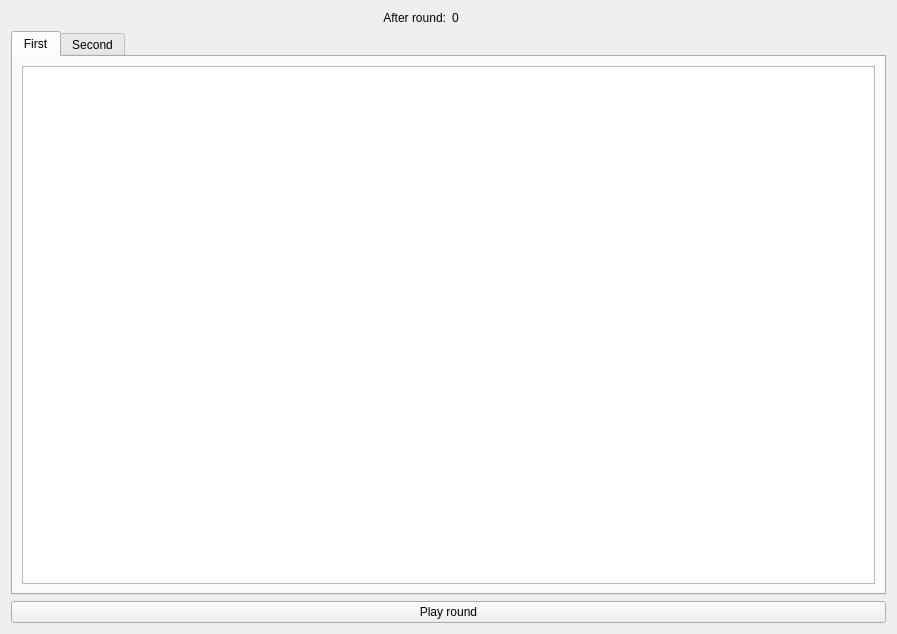
<?xml version="1.0" encoding="UTF-8"?>
<ui version="4.0">
 <class>TwoLevelLeague</class>
 <widget class="QWidget" name="TwoLevelLeague">
  <property name="geometry">
   <rect>
    <x>0</x>
    <y>0</y>
    <width>897</width>
    <height>634</height>
   </rect>
  </property>
  <property name="windowTitle">
   <string>2-Level League</string>
  </property>
  <layout class="QGridLayout" name="gridLayout">
   <item row="0" column="0">
    <widget class="QLabel" name="label">
     <property name="text">
      <string>After round:</string>
     </property>
     <property name="alignment">
      <set>Qt::AlignRight|Qt::AlignTrailing|Qt::AlignVCenter</set>
     </property>
    </widget>
   </item>
   <item row="0" column="1">
    <widget class="QLabel" name="roundLabel">
     <property name="text">
      <string>0</string>
     </property>
    </widget>
   </item>
   <item row="1" column="0" colspan="2">
    <widget class="QTabWidget" name="tabWidget">
     <property name="enabled">
      <bool>true</bool>
     </property>
     <property name="currentIndex">
      <number>0</number>
     </property>
     <widget class="QWidget" name="firstTableTab">
      <attribute name="title">
       <string>First</string>
      </attribute>
      <layout class="QGridLayout" name="gridLayout_9">
       <item row="1" column="0" colspan="2">
        <widget class="QTableView" name="firstTable"/>
       </item>
      </layout>
     </widget>
     <widget class="QWidget" name="secondTableTab">
      <attribute name="title">
       <string>Second</string>
      </attribute>
      <layout class="QGridLayout" name="gridLayout_2">
       <item row="0" column="0">
        <widget class="QTableView" name="secondTable"/>
       </item>
      </layout>
     </widget>
    </widget>
   </item>
   <item row="2" column="0" colspan="2">
    <widget class="QPushButton" name="leaguePlayButton">
     <property name="text">
      <string>Play round</string>
     </property>
    </widget>
   </item>
  </layout>
 </widget>
 <resources/>
 <connections/>
</ui>
